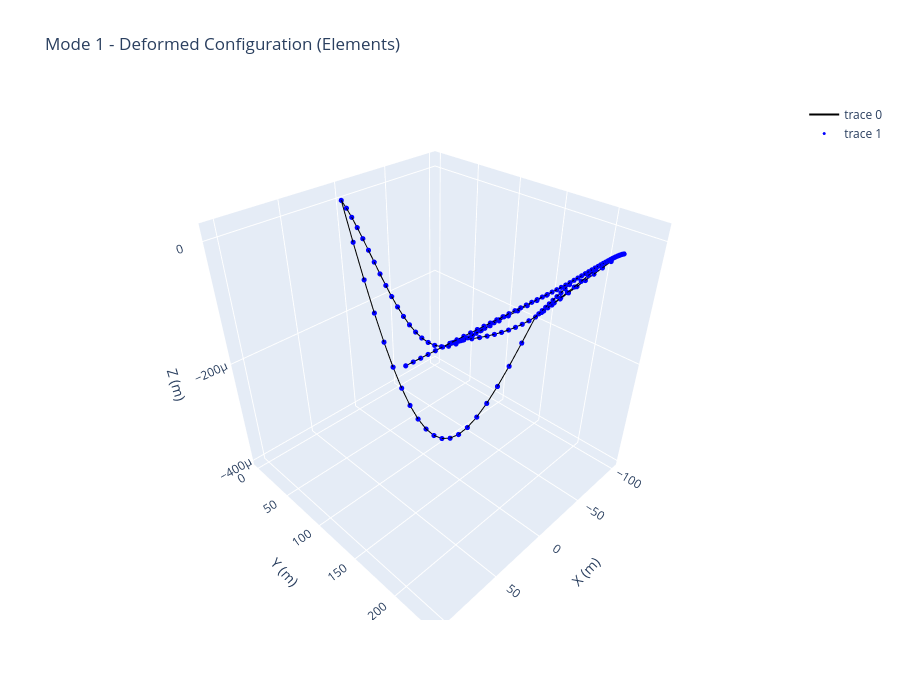
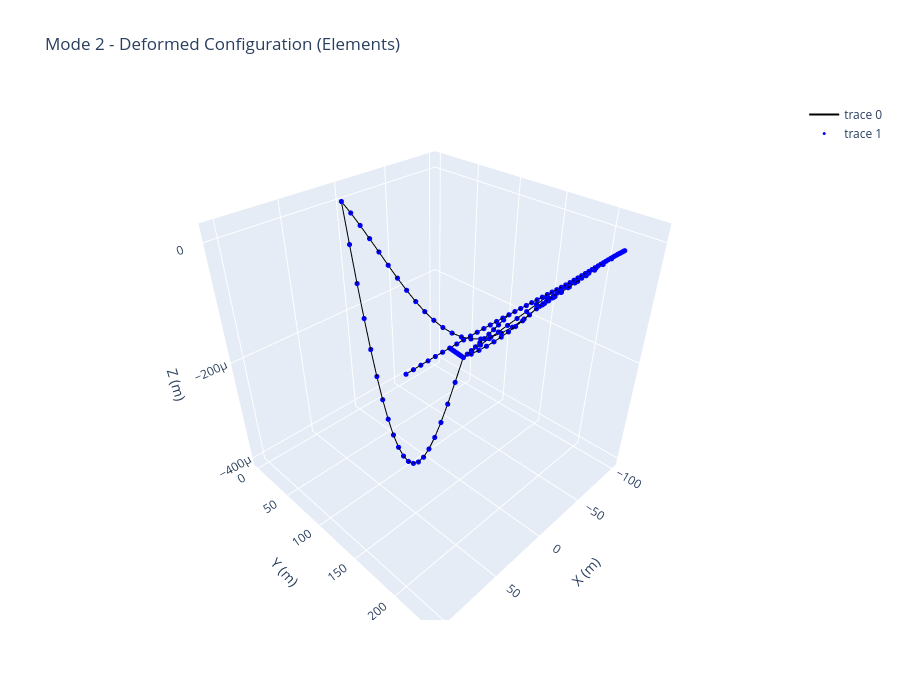
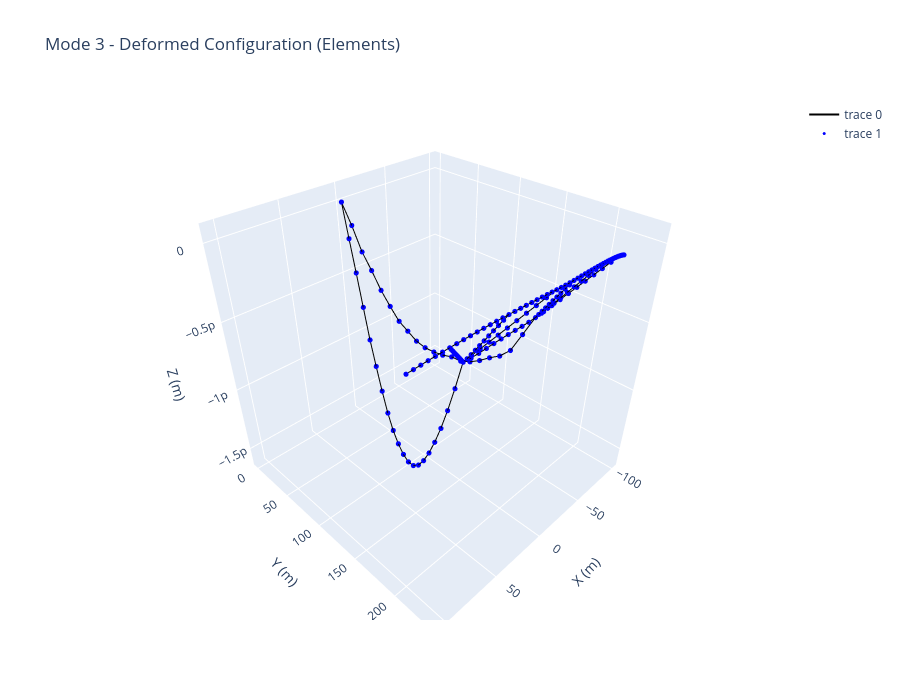

The notebook cell saved with these charts, in order:
### Code cell
for i in range(modes_to_plot):
    line_x = []
    line_y = []
    line_z = []
    for nA, nB in element_nodes:
        p1 = modes[i][nA - 1]
        p2 = modes[i][nB - 1]
        line_x.extend([p1[0], p2[0], None])
        line_y.extend([p1[1], p2[1], None])
        line_z.extend([p1[2], p2[2], None])

    fig_lines = go.Figure(
        data=[
            go.Scatter3d(
                x=line_x,
                y=line_y,
                z=line_z,
                mode='lines',
                line=dict(color='black', width=2)
            ),
            go.Scatter3d(
                x=modes[i][:, 0],
                y=modes[i][:, 1],
                z=modes[i][:, 2],
                mode='markers',
                marker=dict(size=3, color='blue')
            )
        ]
    )

    # X = modes[i][:, 0]
    # Y = modes[i][:, 1]
    # Z = modes[i][:, 2]
    # e.set_equal_aspect(fig_lines, X, Y, Z)

    fig_lines.update_layout(
        title=f'Mode {i+1} - Deformed Configuration (Elements)',
        scene=dict(
            xaxis_title='X (m)',
            yaxis_title='Y (m)',
            zaxis_title='Z (m)'
        ),
        width=900,
        height=700
    )

    fig_lines.show()

### Figure 1 — Plotly figure (JSON) as saved in the notebook; plotly's stock layout.template omitted (floating-point values rounded to 4 significant figures; data arrays with more than 128 entries replaced by an {"elided": "..."} marker saying what was removed)
{"data": [{"line": {"color": "black", "width": 2}, "mode": "lines", "type": "scatter3d", "x": {"elided": "483 float values"}, "y": {"elided": "483 float values"}, "z": {"elided": "483 float values"}}, {"marker": {"color": "blue", "size": 3}, "mode": "markers", "type": "scatter3d", "x": {"elided": "156 float values"}, "y": {"elided": "156 float values"}, "z": {"elided": "156 float values"}}], "layout": {"height": 700, "scene": {"xaxis": {"title": {"text": "X (m)"}}, "yaxis": {"title": {"text": "Y (m)"}}, "zaxis": {"title": {"text": "Z (m)"}}}, "title": {"text": "Mode 1 - Deformed Configuration (Elements)"}, "width": 900}}

### Figure 2 — Plotly figure (JSON) as saved in the notebook; plotly's stock layout.template omitted (floating-point values rounded to 4 significant figures; data arrays with more than 128 entries replaced by an {"elided": "..."} marker saying what was removed)
{"data": [{"line": {"color": "black", "width": 2}, "mode": "lines", "type": "scatter3d", "x": {"elided": "483 float values"}, "y": {"elided": "483 float values"}, "z": {"elided": "483 float values"}}, {"marker": {"color": "blue", "size": 3}, "mode": "markers", "type": "scatter3d", "x": {"elided": "156 float values"}, "y": {"elided": "156 float values"}, "z": {"elided": "156 float values"}}], "layout": {"height": 700, "scene": {"xaxis": {"title": {"text": "X (m)"}}, "yaxis": {"title": {"text": "Y (m)"}}, "zaxis": {"title": {"text": "Z (m)"}}}, "title": {"text": "Mode 2 - Deformed Configuration (Elements)"}, "width": 900}}

### Figure 3 — Plotly figure (JSON) as saved in the notebook; plotly's stock layout.template omitted (floating-point values rounded to 4 significant figures; data arrays with more than 128 entries replaced by an {"elided": "..."} marker saying what was removed)
{"data": [{"line": {"color": "black", "width": 2}, "mode": "lines", "type": "scatter3d", "x": {"elided": "483 float values"}, "y": {"elided": "483 float values"}, "z": {"elided": "483 float values"}}, {"marker": {"color": "blue", "size": 3}, "mode": "markers", "type": "scatter3d", "x": {"elided": "156 float values"}, "y": {"elided": "156 float values"}, "z": {"elided": "156 float values"}}], "layout": {"height": 700, "scene": {"xaxis": {"title": {"text": "X (m)"}}, "yaxis": {"title": {"text": "Y (m)"}}, "zaxis": {"title": {"text": "Z (m)"}}}, "title": {"text": "Mode 3 - Deformed Configuration (Elements)"}, "width": 900}}
